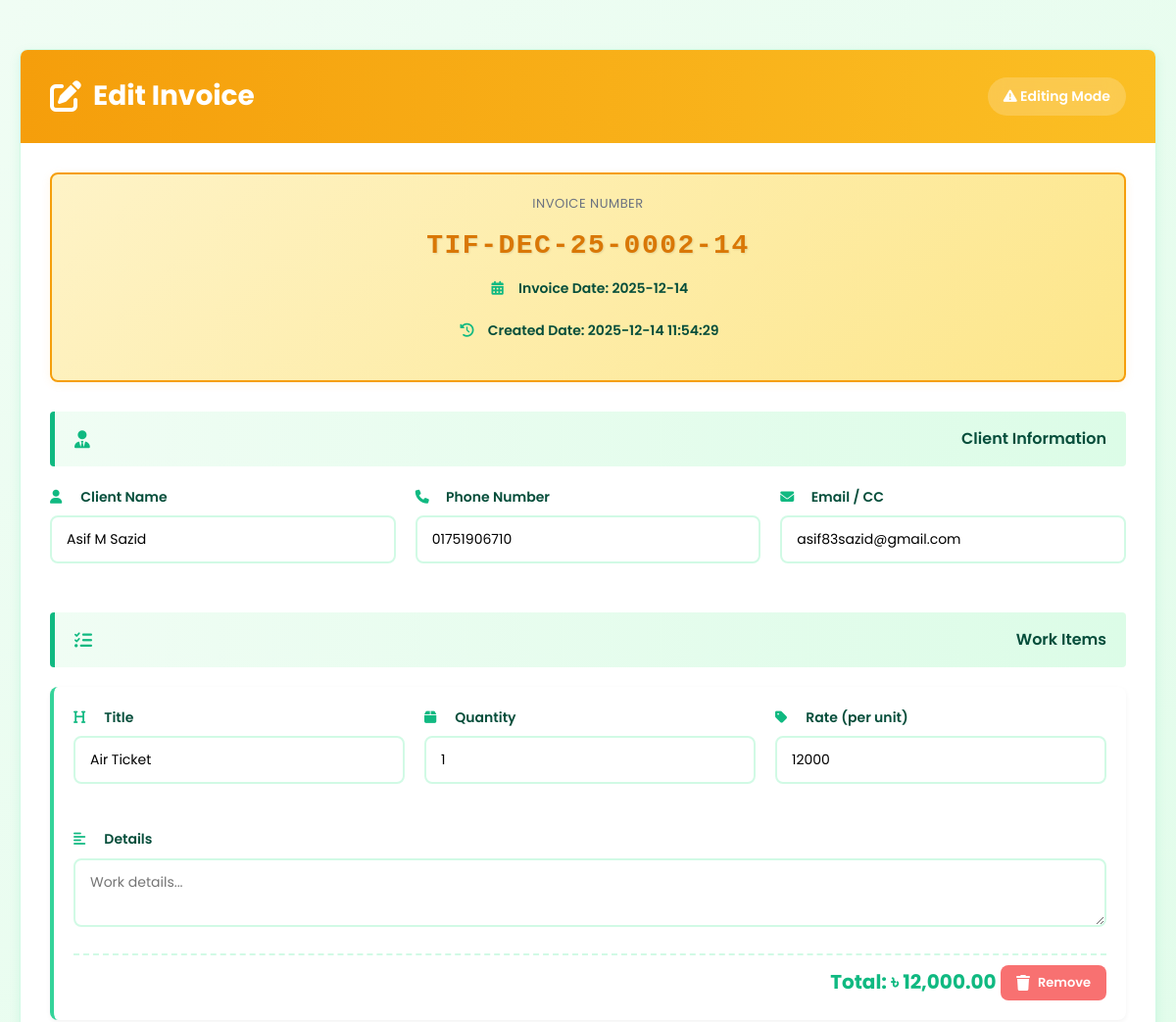
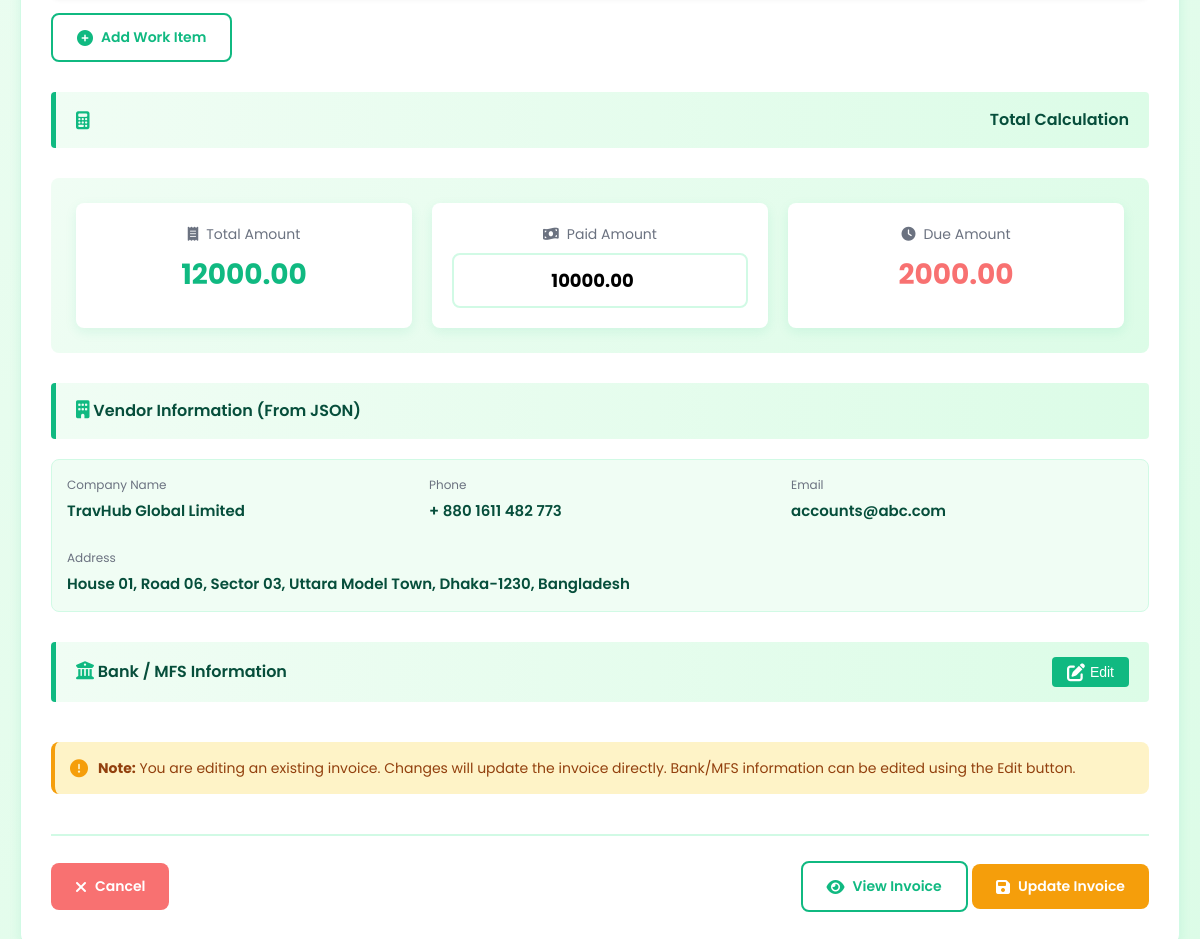
Page /edit.php?id=2 on the committed database (2 pictures, top to bottom).
### tables this page shows
CREATE TABLE `invoices` (
  `id` int(11) NOT NULL,
  `invoice_no` varchar(100) NOT NULL,
  `date` date NOT NULL,
  `client_info` longtext DEFAULT NULL CHECK (json_valid(`client_info`)),
  `total_amount` decimal(10,2) NOT NULL DEFAULT 0.00,
  `paid_amount` decimal(10,2) NOT NULL DEFAULT 0.00,
  `due_amount` decimal(10,2) NOT NULL DEFAULT 0.00,
  `total_amount_in_words` text DEFAULT NULL,
  `work_items` longtext DEFAULT NULL CHECK (json_valid(`work_items`)),
  `vendor_payment_methods` longtext DEFAULT NULL CHECK (json_valid(`vendor_payment_methods`)),
  `created_at` timestamp NULL DEFAULT current_timestamp(),
  `updated_at` timestamp NULL DEFAULT current_timestamp() ON UPDATE current_timestamp(),
  `client_title` varchar(255) GENERATED ALWAYS AS (json_unquote(json_extract(`client_info`,'$.title'))) VIRTUAL
);

### edit.php (the view, shortened to what this page needs)
<?php
require_once __DIR__ . '/server/db_connection.php';
$invoice_id = intval($_GET['id']);
try {
    $stmt = $pdo->prepare("SELECT * FROM invoices WHERE id = :id");
    $stmt->execute([':id' => $invoice_id]);
    $invoice = $stmt->fetch(PDO::FETCH_ASSOC);
    $client_info = json_decode($invoice['client_info'] ?? '[]', true);
    $work_items = json_decode($invoice['work_items'] ?? '[]', true);
    $vendor_json_path = __DIR__ . '/server/vendor.json';
    $vendor_data = [];
    if (file_exists($vendor_json_path)) {
        $vendor_json = file_get_contents($vendor_json_path);
        $vendor_data = json_decode($vendor_json, true);
    }
} catch (PDOException $e) {
    die("Database error: " . $e->getMessage());
}
?>
<!DOCTYPE html>
<html lang="bn">
<head>
    <link rel="stylesheet" href="https://cdnjs.cloudflare.com/ajax/libs/font-awesome/6.4.0/css/all.min.css">
</head>
<body>
    <div class="container">
        <div class="header">
            <h1><i class="fas fa-edit"></i> Edit Invoice</h1>
            <div class="header-badge">
                <i class="fas fa-exclamation-triangle"></i> Editing Mode
            </div>
        </div>
        <div class="form-container">
            <form id="invoiceForm" method="POST" action="server/invoice-update.php" enctype="multipart/form-data">
                <div class="invoice-no-display">
                    <div class="invoice-no-label">Invoice Number</div>
                    <div class="invoice-no-value"><?php echo htmlspecialchars($invoice['invoice_no'] ?? 'N/A'); ?></div>
                    <div class="form-group">
                        <label class="form-label"><i class="fas fa-calendar-alt"></i> Invoice Date: <?php echo htmlspecialchars($invoice['date'] ?? date('Y-m-d')); ?></label>
                    </div>
                    <div class="form-group">
                        <label class="form-label"><i class="fas fa-history"></i> Created Date: <?php echo htmlspecialchars($invoice['created_at'] ?? 'N/A'); ?></label>
                    </div>
                </div>
                <div class="section-header">
                    <i class="fas fa-user-tie"></i> Client Information
                </div>
                <div class="form-grid">
                    <div class="form-group">
                        <label class="form-label"><i class="fas fa-user"></i> Client Name</label>
                        <input type="text" name="client_title" class="form-control"
                            value="<?php echo htmlspecialchars($client_info['title'] ?? ''); ?>" required>
                    </div>
                    <div class="form-group">
                        <label class="form-label"><i class="fas fa-phone"></i> Phone Number</label>
                        <input type="text" name="client_phone_no" class="form-control"
                            value="<?php echo htmlspecialchars($client_info['phone_no'] ?? ''); ?>">
                    </div>
                    <div class="form-group">
                        <label class="form-label"><i class="fas fa-envelope"></i> Email / CC</label>
                        <input type="text" name="client_cc" class="form-control"
                            value="<?php echo htmlspecialchars($client_info['cc'] ?? ''); ?>">
                    </div>
                </div>
                <div class="section-header">
                    <i class="fas fa-tasks"></i> Work Items
                </div>
                <div id="work_items">
                    <?php if (!empty($work_items) && is_array($work_items)): ?>
                        <?php foreach ($work_items as $index => $item): ?>
                            <div class="item-card" data-index="<?php echo $index; ?>">
                                <div class="form-grid">
                                    <div class="form-group">
                                        <label class="form-label"><i class="fas fa-heading"></i> Title</label>
                                        <input type="text" name="work_title[]" class="form-control"
                                            value="<?php echo htmlspecialchars($item['title'] ?? ''); ?>" placeholder="Work title">
                                    </div>
                                    <div class="form-group">
                                        <label class="form-label"><i class="fas fa-box"></i> Quantity</label>
                                        <input type="number" name="work_qty[]" class="form-control"
                                            value="<?php echo htmlspecialchars($item['qty'] ?? 1); ?>" min="1" oninput="calcAmount(this)" placeholder="0">
                                    </div>
                                    <div class="form-group">
                                        <label class="form-label"><i class="fas fa-tag"></i> Rate (per unit)</label>
                                        <input type="number" name="work_rate[]" class="form-control"
                                            value="<?php echo htmlspecialchars($item['rate'] ?? 0); ?>" min="0" step="0.01" oninput="calcAmount(this)" placeholder="0.00">
                                    </div>
                                </div>
                                <div class="form-group">
                                    <label class="form-label"><i class="fas fa-align-left"></i> Details</label>
                                    <textarea name="work_particular[]" class="form-control" placeholder="Work details..."><?php echo htmlspecialchars($item['particular'] ?? ''); ?></textarea>
                                </div>
                                <div class="amount-display">
                                    <span>Total: ৳ <span class="amount_text">
                                            <?php
                                            $item_qty = floatval($item['qty'] ?? 0);
                                            $item_rate = floatval($item['rate'] ?? 0);
                                            echo number_format($item_qty * $item_rate, 2);
                                            ?>
                                        </span></span>
                                    <button type="button" class="btn btn-danger btn-small" onclick="removeWorkItem(this)">
                                        <i class="fas fa-trash"></i> Remove
                                    </button>
                                </div>
                            </div>
                        <?php endforeach; ?>
                    <?php endif; ?>
                </div>
                <button type="button" class="btn btn-outline" onclick="addWorkItem()">
                    <i class="fas fa-plus-circle"></i> Add Work Item
                </button>
                <div class="section-header">
                    <i class="fas fa-calculator"></i> Total Calculation
                </div>
                <div class="total-section">
                    <div class="total-grid">
                        <div class="total-item">
                            <div class="total-label"><i class="fas fa-receipt"></i> Total Amount</div>
                            <div class="total-value" id="total_amount_display">
                                <?php echo number_format($invoice['total_amount'] ?? 0, 2); ?>
                            </div>
                        </div>
                        <div class="total-item">
                            <div class="total-label"><i class="fas fa-money-bill-wave"></i> Paid Amount</div>
                            <input type="number" name="paid_amount" id="paid_amount" class="form-control"
                                value="<?php echo $invoice['paid_amount'] ?? 0; ?>" min="0" oninput="calculateDue()"
                                style="text-align: center; font-size: 18px; font-weight: bold;">
                        </div>
                        <div class="total-item">
                            <div class="total-label"><i class="fas fa-clock"></i> Due Amount</div>
                            <div class="total-value due" id="due_amount_display">
                                <?php echo number_format($invoice['due_amount'] ?? 0, 2); ?>
                            </div>
                        </div>
                    </div>
                </div>
                <div class="section-header">
                    <div><i class="fas fa-building"></i> Vendor Information (From JSON)</div>
                </div>
                <div class="readonly-field">
                    <div class="form-grid">
                        <div>
                            <div class="readonly-label">Company Name</div>
                            <div class="readonly-value" id="vendor_company_name">
                                <?php echo htmlspecialchars($vendor_data['company_name'] ?? 'N/A'); ?>
                            </div>
                        </div>
                        <div>
                            <div class="readonly-label">Phone</div>
                            <div class="readonly-value" id="vendor_phone">
                                <?php echo htmlspecialchars($vendor_data['phone'] ?? 'N/A'); ?>
                            </div>
                        </div>
                        <div>
                            <div class="readonly-label">Email</div>
                            <div class="readonly-value" id="vendor_email">
                                <?php echo htmlspecialchars($vendor_data['email'] ?? 'N/A'); ?>
                            </div>
                        </div>
                    </div>
                    <div style="margin-top: 15px;">
                        <div class="readonly-label">Address</div>
                        <div class="readonly-value" id="vendor_address">
                            <?php
                            $address = $vendor_data['address'] ?? [];
                            echo htmlspecialchars(
                                ($address['line1'] ?? '') . ', ' .
                                    ($address['line2'] ?? '') . ', ' .
                                    ($address['city'] ?? '') . '-' .
                                    ($address['postcode'] ?? '') . ', ' .
                                    ($address['country'] ?? '')
                            );
                            ?>
                        </div>
                    </div>
                </div>
                <div class="section-header">
                    <div><i class="fas fa-university"></i> Bank / MFS Information</div>
                    <button type="button" class="edit-btn" onclick="openBankMfsModal()">
                        <i class="fas fa-edit" style="color:white"></i> Edit
                    </button>
                </div>
                <div class="info-note">
                    <i class="fas fa-exclamation-circle"></i>
                    <div>
                        <strong>Note:</strong> You are editing an existing invoice. Changes will update the invoice directly.
                        Bank/MFS information can be edited using the Edit button.
                    </div>
                </div>
                <div class="footer-actions">
                    <a href="index.php" class="btn btn-danger">
                        <i class="fas fa-times"></i> Cancel
                    </a>
                    <div>
                        <a href="print-invoice.php?id=<?php echo $invoice_id; ?>" class="btn btn-outline" target="_blank">
                            <i class="fas fa-eye"></i> View Invoice
                        </a>
                        <button type="submit" class="btn btn-warning">
                            <i class="fas fa-save"></i> Update Invoice
                        </button>
                    </div>
                </div>
            </form>
        </div>
    </div>
</body>
</html>

### rows in the picture
invoices: invoice_no "TIF-DEC-25-0002-14", date "2025-12-14", created_at "2025-12-14 11:54:29", client_title "Asif M Sazid", client_phone_no "01751906710", client_cc "asif83sazid@gmail.com", total_amount "12000.00", paid_amount "10000.00", due_amount "2000.00"

### other values in the picture
$item_qty * $item_rate "12,000.00"
$vendor_data['company_name'] "TravHub Global Limited"
$vendor_data['phone'] "+ 880 1611 482 773"
$vendor_data['email'] "accounts@abc.com"
